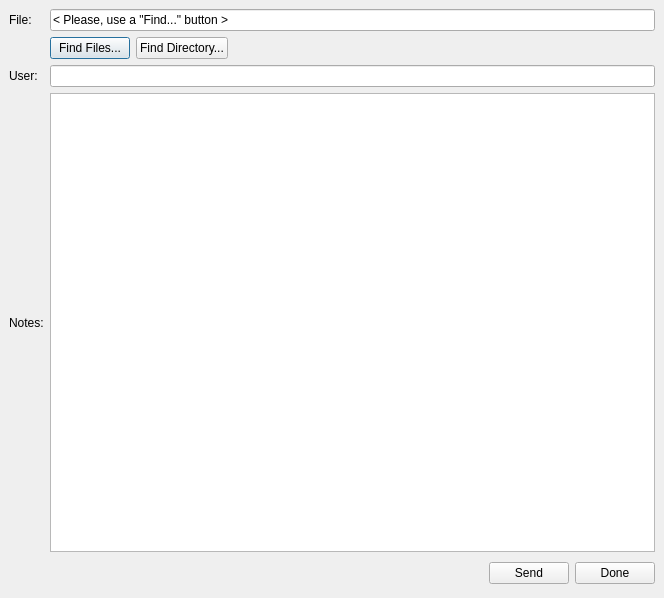
<ui version="4.0" >
 <author></author>
 <comment></comment>
 <exportmacro></exportmacro>
 <class>Upload</class>
 <widget class="QDialog" name="Upload" >
  <property name="geometry" >
   <rect>
    <x>0</x>
    <y>0</y>
    <width>664</width>
    <height>598</height>
   </rect>
  </property>
  <property name="windowTitle" >
   <string>Upload Files</string>
  </property>
  <layout class="QGridLayout" >
   <property name="margin" >
    <number>9</number>
   </property>
   <property name="spacing" >
    <number>6</number>
   </property>
   <item row="0" column="0" >
    <layout class="QVBoxLayout" >
     <property name="margin" >
      <number>0</number>
     </property>
     <property name="spacing" >
      <number>6</number>
     </property>
     <item>
      <layout class="QGridLayout" >
       <property name="margin" >
        <number>0</number>
       </property>
       <property name="spacing" >
        <number>6</number>
       </property>
       <item row="2" column="0" >
        <widget class="QLabel" name="lbl_user" >
         <property name="text" >
          <string>User:</string>
         </property>
        </widget>
       </item>
       <item row="1" column="1" >
        <layout class="QHBoxLayout" >
         <property name="margin" >
          <number>0</number>
         </property>
         <property name="spacing" >
          <number>6</number>
         </property>
         <item>
          <widget class="QPushButton" name="btn_find_files" >
           <property name="text" >
            <string>Find Files...</string>
           </property>
          </widget>
         </item>
         <item>
          <widget class="QPushButton" name="btn_find_dir" >
           <property name="text" >
            <string>Find Directory...</string>
           </property>
          </widget>
         </item>
         <item>
          <spacer>
           <property name="orientation" >
            <enum>Qt::Horizontal</enum>
           </property>
           <property name="sizeHint" >
            <size>
             <width>40</width>
             <height>20</height>
            </size>
           </property>
          </spacer>
         </item>
        </layout>
       </item>
       <item row="3" column="1" >
        <widget class="QTextEdit" name="txt_notes" />
       </item>
       <item row="3" column="0" >
        <widget class="QLabel" name="lbl_notes" >
         <property name="text" >
          <string>Notes:</string>
         </property>
        </widget>
       </item>
       <item row="0" column="0" >
        <widget class="QLabel" name="lbl_file" >
         <property name="text" >
          <string>File:</string>
         </property>
        </widget>
       </item>
       <item row="0" column="1" >
        <widget class="QLineEdit" name="txt_file" >
         <property name="text" >
          <string>&lt; Please, use a "Find..." button ></string>
         </property>
         <property name="readOnly" >
          <bool>true</bool>
         </property>
        </widget>
       </item>
       <item row="1" column="0" >
        <widget class="QLabel" name="label" >
         <property name="text" >
          <string/>
         </property>
        </widget>
       </item>
       <item row="2" column="1" >
        <widget class="QLineEdit" name="txt_user" />
       </item>
      </layout>
     </item>
     <item>
      <layout class="QHBoxLayout" >
       <property name="margin" >
        <number>0</number>
       </property>
       <property name="spacing" >
        <number>6</number>
       </property>
       <item>
        <spacer>
         <property name="orientation" >
          <enum>Qt::Horizontal</enum>
         </property>
         <property name="sizeHint" >
          <size>
           <width>131</width>
           <height>31</height>
          </size>
         </property>
        </spacer>
       </item>
       <item>
        <widget class="QPushButton" name="btn_send" >
         <property name="text" >
          <string>Send</string>
         </property>
        </widget>
       </item>
       <item>
        <widget class="QPushButton" name="btn_done" >
         <property name="text" >
          <string>Done</string>
         </property>
        </widget>
       </item>
      </layout>
     </item>
    </layout>
   </item>
  </layout>
 </widget>
 <pixmapfunction></pixmapfunction>
 <resources/>
 <connections/>
</ui>
